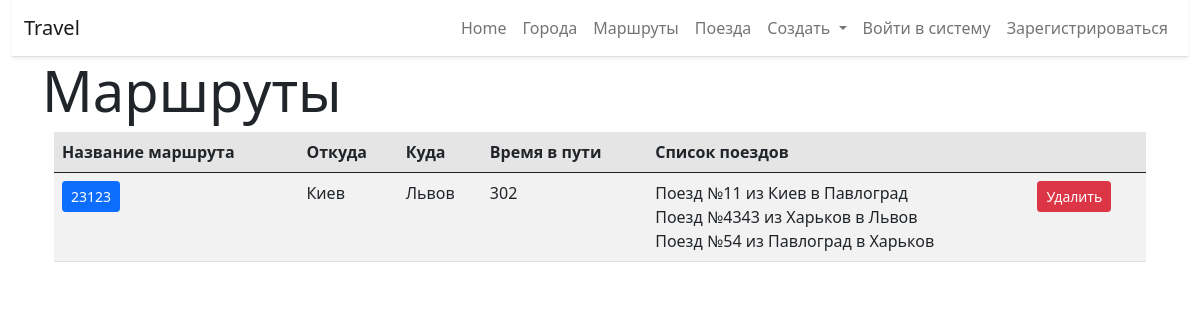
Screenshot of /detail/3/ with the database file from the repository.
### routs/models.py (models this page shows, shortened)
class Route(models.Model):
    name = models.CharField(max_length=100, verbose_name='Название маршрута', unique=True)
    from_city = models.CharField(max_length=100, verbose_name='Откуда')
    to_city = models.CharField(max_length=100, verbose_name='Куда')
    across_cities = models.ManyToManyField(Train, blank=True, verbose_name='Через какие города')
    travel_times = models.IntegerField(verbose_name='Время в пути')
    class Meta:
        verbose_name = 'Маршрут'
        verbose_name_plural = 'Маршруты'
        ordering = ['name']

### trains/models.py (models this page shows, shortened)
class Train(models.Model):
    name = models.CharField(max_length=100, unique=True, verbose_name='Номер поезда')
    from_city = models.ForeignKey(City, on_delete=models.CASCADE, verbose_name='Откуда', related_name='from_city')
    to_city = models.ForeignKey(City, on_delete=models.CASCADE, verbose_name='Куда', related_name='to_city')
    travel_time = models.IntegerField(verbose_name='Время в пути')
    class Meta:
        verbose_name = 'Поезд'
        verbose_name_plural = 'Поезда'
        ordering = ['name']
    def __str__(self):
        return f'Поезд №{self.name} из {self.from_city} в {self.to_city}'

### cities/models.py (models this page shows)
class City(models.Model):
    name = models.CharField(max_length=100, unique=True, verbose_name='Город')
    def __str__(self):
        return self.name
    class Meta:
        verbose_name = 'Город'
        verbose_name_plural = 'Города'
        ordering = ['name']

### routs/views.py (the view)
# urls.py: path('detail/<int:pk>/', RouteDetailView.as_view(), name='detail'),
class RouteDetailView(DetailView):
    queryset = Route.objects.all()
    context_object_name = 'object'
    template_name = 'routs/detail.html'

### routs/templates/routs/detail.html (shortened to what this page needs)
{% extends "base.html" %}
{% block content %}
<h1 class="display-4">Маршруты</h1>
    <div class="container-fluid">
        <div class="col-md-20 table-responsive">
        <table class="table table-striped table-active">
        <thead>
        <tr>
            <th>
                Название маршрута
            </th>
                        <th>
                Откуда
            </th>
                        <th>
                Куда
            </th>
                        <th>
                Время в пути
            </th>
                        <th>
                Список поездов
            </th>
                        <th>
            </th>
        </tr>
        </thead>
        <tbody>
                <tr>
                <td><a href="{% url 'detail' pk=object.pk %}"><button type="button" class="btn btn-primary btn-sm">{{ object.name }}</button></a></td>
                <td>{{ object.from_city }}</td>
                <td>{{ object.to_city }}</td>
                <td>{{ object.travel_times }}</td>
                <td>{% for tr in object.across_cities.all %}
                        {{ tr }}<br>
                    {% endfor %}
                </td>
                <td><a href="{% url 'delete' pk=object.pk %}"><button type="button" class="btn btn-danger btn-sm">Удалить</button></a> </td>
            </tr>
        </tbody>
        </table>
        </div>
    </div>
{% endblock %}

### rows the page displays
Route: name "23123", from_city "Киев", to_city "Львов", travel_times "302"
Train: name+from_city+to_city "Поезд №11 из Киев в Павлоград"
Train: name+from_city+to_city "Поезд №4343 из Харьков в Львов"
Train: name+from_city+to_city "Поезд №54 из Павлоград в Харьков"
